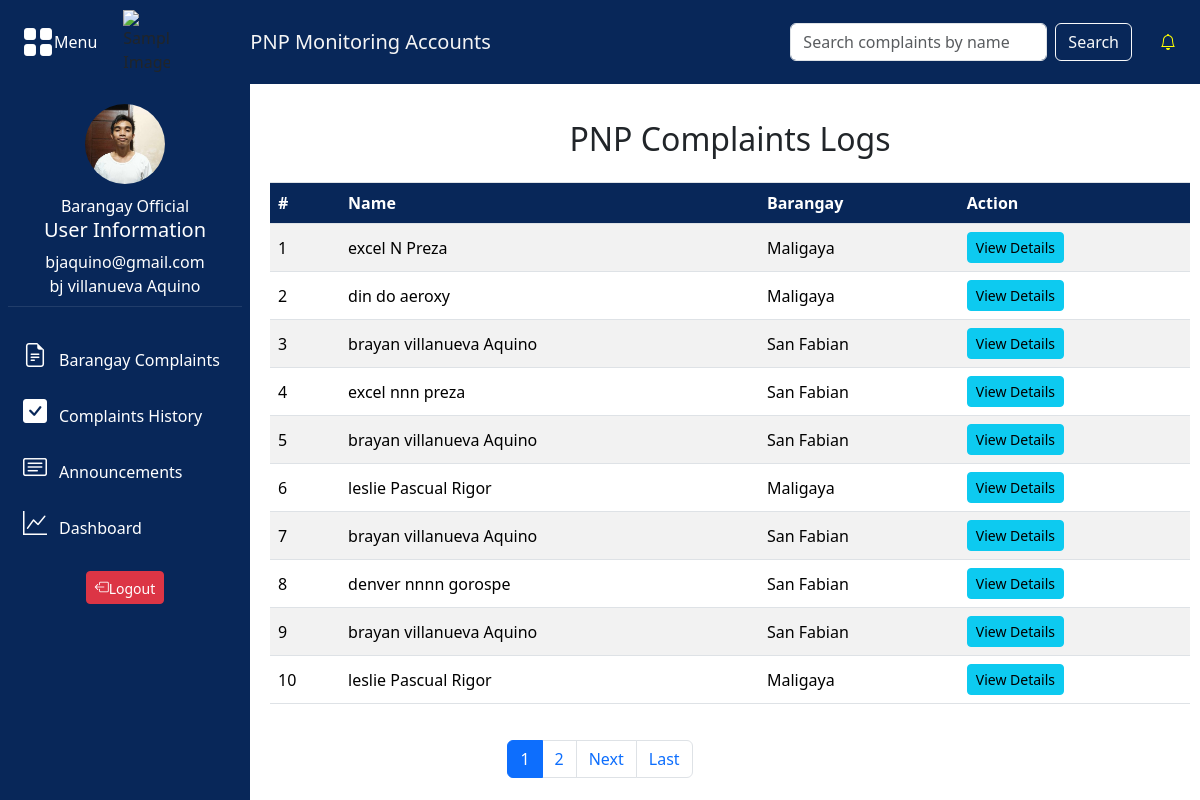
Screenshot of /pnp/pnplogs.php (signed in) with the database file from the repository.
### tables this page shows
CREATE TABLE `tbl_complaints` (
  `complaints_id` int(15) NOT NULL,
  `complaint_name` varchar(255) NOT NULL,
  `cp_number` varchar(10) NOT NULL,
  `complaints_person` varchar(15) NOT NULL,
  `status` varchar(20) NOT NULL DEFAULT '''Inprogress''',
  `complaints` text NOT NULL,
  `responds` enum('barangay','pnp') NOT NULL,
  `date_filed` date NOT NULL,
  `approved` tinyint(1) NOT NULL,
  `category_id` int(1) NOT NULL,
  `barangays_id` int(10) NOT NULL,
  `image_id` int(10) NOT NULL,
  `info_id` int(11) NOT NULL,
  `user_id` int(11) NOT NULL
);

CREATE TABLE `tbl_users_barangay` (
  `barangays_id` int(11) NOT NULL,
  `barangay_name` varchar(255) NOT NULL,
  `official_id` int(11) NOT NULL
);

### pnp/pnplogs.php (the view, shortened to what this page needs)
<?php
include '../connection/dbconn.php';
$results_per_page = 10;
$page = isset($_GET['page']) && is_numeric($_GET['page']) && $_GET['page'] > 0 ? (int)$_GET['page'] : 1;
$start_from = ($page - 1) * $results_per_page;
$search_query = isset($_GET['search']) ? $_GET['search'] : '';
function displayComplaintDetails($pdo, $search_query, $start_from, $results_per_page) {
    try {
        $search_query = '%' . $search_query . '%';
        $stmt = $pdo->prepare("
            SELECT c.complaints_id, c.complaint_name, b.barangay_name
            FROM tbl_complaints c
            LEFT JOIN tbl_users_barangay b ON c.barangays_id = b.barangays_id
            WHERE c.responds = 'pnp'
            AND (c.complaint_name LIKE ? OR b.barangay_name LIKE ?)
            ORDER BY c.date_filed ASC
            LIMIT ?, ?
        ");
        $stmt->bindParam(1, $search_query, PDO::PARAM_STR);
        $stmt->bindParam(2, $search_query, PDO::PARAM_STR);
        $stmt->bindParam(3, $start_from, PDO::PARAM_INT);
        $stmt->bindParam(4, $results_per_page, PDO::PARAM_INT);
        $stmt->execute();
        if ($stmt->rowCount() == 0) {
            echo "<tr><td colspan='4'>No complaints found.</td></tr>";
        } else {
            $row_number = $start_from + 1;
            while ($row = $stmt->fetch(PDO::FETCH_ASSOC)) {
                $complaint_id = htmlspecialchars($row['complaints_id']);
                $complaint_name = htmlspecialchars($row['complaint_name']);
                $barangay_name = htmlspecialchars($row['barangay_name']);
                echo "<tr>";
                echo "<td class='align-middle'>{$row_number}</td>";
                echo "<td class='align-middle'>{$complaint_name}</td>";
                echo "<td class='align-middle'>{$barangay_name}</td>";
                echo "<td '>
                        <button type='button' class='btn btn-sm btn-info' onclick='loadComplaintDetails({$complaint_id})'>View Details</button>
                      </td>";
                echo "</tr>";
                $row_number++;
            }
        }
    } catch (PDOException $e) {
        echo "<tr><td colspan='4'>Error fetching PNP complaints logs: " . $e->getMessage() . "</td></tr>";
    }
}
$stmt = $pdo->prepare("
    SELECT COUNT(*) AS total
    FROM tbl_complaints c
    LEFT JOIN tbl_users_barangay b ON c.barangays_id = b.barangays_id
    WHERE c.responds = 'pnp'
    AND (c.complaint_name LIKE ? OR b.barangay_name LIKE ?)
");
$search_query_like = '%' . $search_query . '%';
$stmt->execute([$search_query_like, $search_query_like]);
$row = $stmt->fetch(PDO::FETCH_ASSOC);
$total_complaints = $row['total'];
$total_pages = ceil($total_complaints / $results_per_page);
?>
<!DOCTYPE html>
<html lang="en">
<head>
    <link href="https://cdnjs.cloudflare.com/ajax/libs/bootstrap-icons/1.8.1/font/bootstrap-icons.min.css" rel="stylesheet">
    <link href="https://cdn.jsdelivr.net/npm/bootstrap@5.3.3/dist/css/bootstrap.min.css" rel="stylesheet">
    <link rel="stylesheet" type="text/css" href="../styles/style.css">
</head>
<body>
<?php
include '../includes/pnp-nav.php';
include '../includes/pnp-bar.php';
?>
    <center><div class="content">
        <h2 class="mt-3 mb-4">PNP Complaints Logs</h2>
        <div class="table">
            <table class="table table-striped table-bordered">
                <thead>
                    <tr>
                        <th>#</th>
                        <th>Name</th>
                        <th>Barangay</th>
                        <th>Action</th>
                    </tr>
                </thead>
                <tbody>
                    <?php
                        displayComplaintDetails($pdo, $search_query, $start_from, $results_per_page);
                    ?>
                </tbody>
            </table>
        </div>
    </div>
    <nav>
        <ul class="pagination justify-content-center">
            <?php for ($i = 1; $i <= $total_pages; $i++): ?>
                <li class="page-item <?= ($i == $page) ? 'active' : ''; ?>">
                    <a class="page-link" href="?page=<?= $i; ?>&search=<?= htmlspecialchars($search_query); ?>"><?= $i; ?></a>
                </li>
            <?php endfor; ?>
            <?php if ($page < $total_pages): ?>
                <li class="page-item">
                    <a class="page-link" href="?page=<?= $page + 1; ?>&search=<?= htmlspecialchars($search_query); ?>">Next</a>
                </li>
                <li class="page-item">
                    <a class="page-link" href="?page=<?= $total_pages; ?>&search=<?= htmlspecialchars($search_query); ?>">Last</a>
                </li>
            <?php endif; ?>
        </ul>
    </nav>
    </center>
</body>
</html>

### styles/style.css (style rules this page uses)
.content { margin-left: 250px; transition: margin-left 0.3s ease; padding: 20px; width: 80%; }
table, th, td { border: none; }
table { border-collapse: collapse; width: 100%; }

### pnp/pnplogs.php (style rules this page uses)
.table thead th { background-color: #082759; color: #ffffff; ; }

### rows the page displays
tbl_complaints: complaint_name "excel N Preza", barangays.barangay_name "Maligaya"
tbl_complaints: complaint_name "din do aeroxy", barangays.barangay_name "Maligaya"
tbl_complaints: complaint_name "brayan villanueva Aquino", barangays.barangay_name "San Fabian"
tbl_complaints: complaint_name "excel nnn preza", barangays.barangay_name "San Fabian"
tbl_complaints: complaint_name "brayan villanueva Aquino", barangays.barangay_name "San Fabian"
tbl_complaints: complaint_name "leslie Pascual Rigor", barangays.barangay_name "Maligaya"
tbl_complaints: complaint_name "brayan villanueva Aquino", barangays.barangay_name "San Fabian"
tbl_complaints: complaint_name "denver nnnn gorospe", barangays.barangay_name "San Fabian"
tbl_complaints: complaint_name "brayan villanueva Aquino", barangays.barangay_name "San Fabian"
tbl_complaints: complaint_name "leslie Pascual Rigor", barangays.barangay_name "Maligaya"

### other values shown
$_SESSION['accountType'] "Barangay Official"
$email "bjaquino@gmail.com"
$firstName "bj"
$middleName "villanueva"
$lastName "Aquino"
